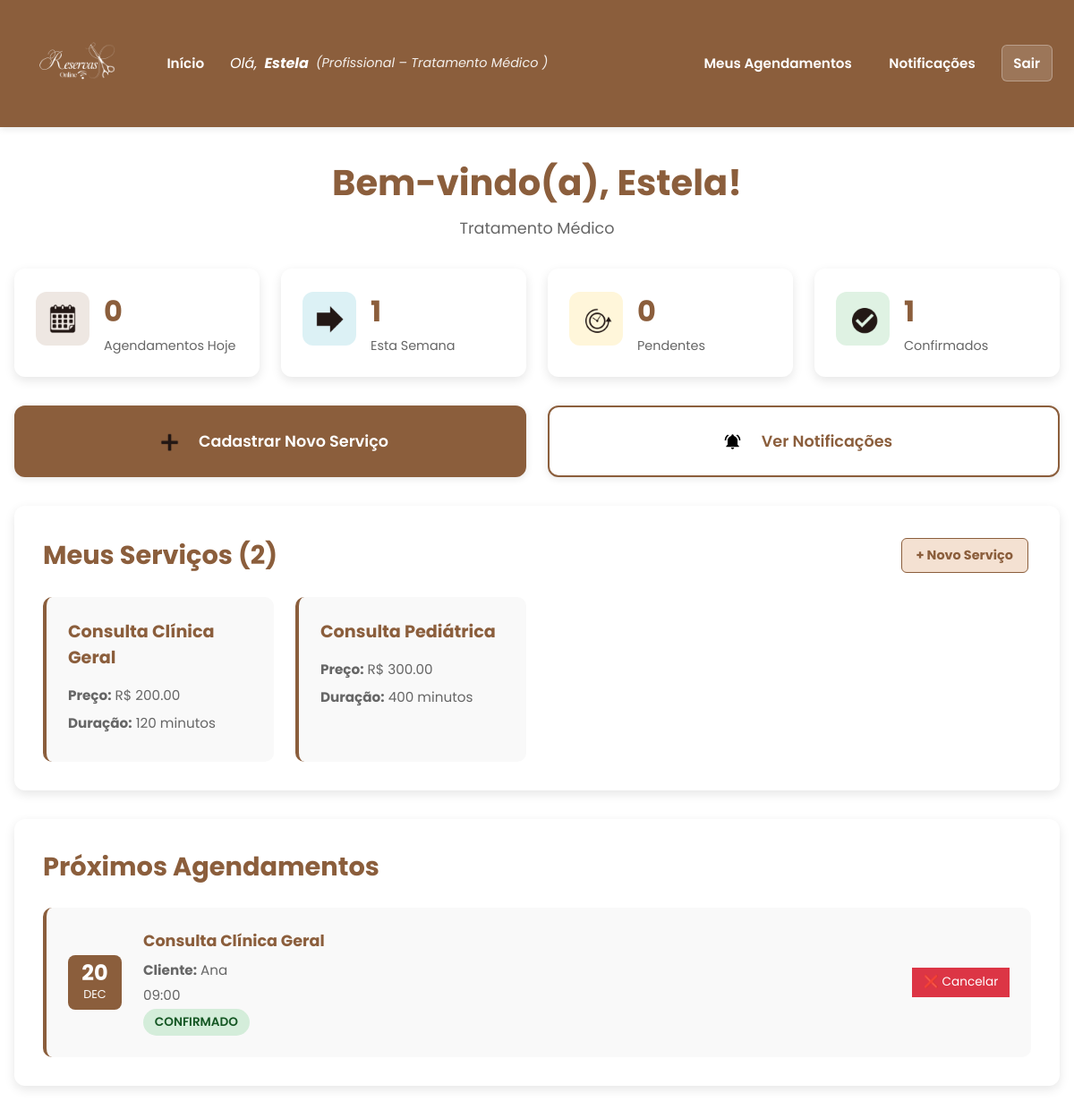
Screenshot of /dashboard_profissional (signed in) with the database file from the repository.
### models.py (models this page shows)
class User(db.Model):
    __tablename__ = 'tb_usuarios'
    id = db.Column('usu_id', db.Integer, primary_key=True)
    nome = db.Column('usu_nome', db.String(200), nullable=False)
    email = db.Column('usu_email', db.String(200), unique=True, nullable=False)
    senha_hash = db.Column('usu_senha', db.String(200), nullable=False)
    perfil = db.Column(
        'usu_tipo',
        db.Enum('cliente', 'profissional', 'admin', name='perfil_enum'),
        nullable=False,
        default='cliente'
    )
    is_ativo = db.Column('usu_ativo', db.Boolean, nullable=False, default=True)
    cliente = db.relationship(
        'Cliente',
        uselist=False,
        back_populates='user',
        cascade='all, delete-orphan'
    )
    profissional = db.relationship(
        'Profissional',
        uselist=False,
        back_populates='user',
        cascade='all, delete-orphan'
    )
    administrador = db.relationship(
        'Administrador',
        uselist=False,
        back_populates='user',
        cascade='all, delete-orphan'
    )
    notificacoes = db.relationship(
        'Notificacao',
        back_populates='user',
        cascade='all, delete-orphan'
    )

class Profissional(db.Model):
    __tablename__ = 'tb_profissionais'
    id = db.Column('pro_id', db.Integer, primary_key=True)
    user_id = db.Column(
        'pro_usu_id',
        db.Integer,
        db.ForeignKey('tb_usuarios.usu_id'),
        unique=True
    )
    contato = db.Column('pro_contato', db.String(200))
    especialidades = db.Column('pro_especialidades', db.String(500))
    foto_perfil = db.Column('pro_foto_perfil', db.String(100))
    status = db.Column(
        'pro_status',
        db.Enum('pendente', 'aprovado', 'reprovado', name='status_prof_enum'),
        nullable=False,
        default='pendente'
    )
    user = db.relationship('User', back_populates='profissional')
    servicos = db.relationship(
        'Servico',
        back_populates='profissional',
        cascade='all, delete-orphan'
    )
    agendamentos = db.relationship(
        'Agendamento',
        back_populates='profissional',
        cascade='all, delete-orphan'
    )

class Servico(db.Model):
    __tablename__ = 'tb_servicos'
    id = db.Column('ser_id', db.Integer, primary_key=True)
    nome = db.Column('ser_nome', db.String(200), nullable=False)
    duracao_min = db.Column('ser_duracao', db.Integer, nullable=False, default=30)
    preco = db.Column('ser_preco', db.Float, nullable=True)
    profissional_id = db.Column(
        'ser_pro_id',
        db.Integer,
        db.ForeignKey('tb_profissionais.pro_id')
    )
    profissional = db.relationship('Profissional', back_populates='servicos')

class Agendamento(db.Model):
    __tablename__ = 'tb_agendamentos'
    id = db.Column('age_id', db.Integer, primary_key=True)
    cliente_id = db.Column(
        'age_cli_id',
        db.Integer,
        db.ForeignKey('tb_clientes.cli_id')
    )
    profissional_id = db.Column(
        'age_pro_id',
        db.Integer,
        db.ForeignKey('tb_profissionais.pro_id')
    )
    servico_id = db.Column(
        'age_ser_id',
        db.Integer,
        db.ForeignKey('tb_servicos.ser_id')
    )
    data_hora = db.Column('age_data_hora', db.DateTime, nullable=False)
    status = db.Column(
        'age_status',
        db.Enum('pendente', 'confirmado', 'cancelado', name='status_enum'),
        default='pendente',
        nullable=False
    )
    criado_em = db.Column('age_criacao', db.DateTime, default=datetime.utcnow)
    cliente = db.relationship('Cliente', back_populates='agendamentos')
    profissional = db.relationship('Profissional', back_populates='agendamentos')
    servico = db.relationship('Servico')

### app.py (the view)
@app.route('/dashboard_profissional')
@exige_login
def dashboard_profissional():
    u = current_user()
    if u.perfil != 'profissional':
        return redirect(url_for('index'))
    prof = u.profissional
    ags = Agendamento.query.filter_by(profissional_id=prof.id).order_by(Agendamento.data_hora.desc()).all()
    agora = datetime.now()
    hoje = datetime.now().date()
    agendamentos_hoje = [a for a in ags if a.data_hora.date() == hoje and a.status != 'cancelado']
    agendamentos_semana = [
        a for a in ags
        if a.data_hora.date() >= hoje and a.data_hora.date() <= hoje + timedelta(days=7)
        and a.status != 'cancelado'
    ]
    pendentes = [a for a in ags if a.status == 'pendente']
    confirmados = [a for a in ags if a.status == 'confirmado']
    proximos = [a for a in ags if a.data_hora > agora and a.status != 'cancelado'][:5]
    return render_template(
        'dashboard_profissional.html',
        user=u,
        agendamentos=ags,
        agendamentos_hoje=len(agendamentos_hoje),
        agendamentos_semana=len(agendamentos_semana),
        pendentes=len(pendentes),
        confirmados=len(confirmados),
        proximos=proximos,
        total_servicos=len(prof.servicos)
    )

### app.py (called while the page is built)
def current_user():
    uid = session.get('user_id')
    if not uid:
        return None
    return User.query.get(uid)

def exige_login(func):
    from functools import wraps
    @wraps(func)
    def wrapper(*args, **kwargs):
        if not current_user():
            return redirect(url_for('index'))
        return func(*args, **kwargs)
    return wrapper

### templates/dashboard_profissional.html (shortened to what this page needs)
{% extends "base.html" %}
{% block content %}
  <link rel="stylesheet" href="{{ url_for('static', filename='css/dashboard.css') }}">
  <div class="container dashboard-container">
    <div class="dashboard-header">
      <h1>Bem-vindo(a), {{ user.nome }}!</h1>
      <p class="dashboard-subtitle">{{ user.profissional.especialidades }}</p>
    </div>
    <div class="stats-grid">
      <div class="stat-card stat-primary">
        <div class="stat-icon">
          <img src="{{ url_for('static', filename='imgs/agendamentos.png') }}" alt="Agendamentos">
        </div>
        <div class="stat-content">
          <h3>{{ agendamentos_hoje }}</h3>
          <p>Agendamentos Hoje</p>
        </div>
      </div>
      <div class="stat-card stat-info">
        <div class="stat-icon">
          <img src="{{ url_for('static', filename='imgs/proximos.png') }}" alt="Próximos">
        </div>
        <div class="stat-content">
          <h3>{{ agendamentos_semana }}</h3>
          <p>Esta Semana</p>
        </div>
      </div>
      <div class="stat-card stat-warning">
        <div class="stat-icon">
          <img src="{{ url_for('static', filename='imgs/pendentes.png') }}" alt="Pendentes">
        </div>
        <div class="stat-content">
          <h3>{{ pendentes }}</h3>
          <p>Pendentes</p>
        </div>
      </div>
      <div class="stat-card stat-success">
        <div class="stat-icon">
          <img src="{{ url_for('static', filename='imgs/confirmados.png') }}" alt="Confirmados">
        </div>
        <div class="stat-content">
          <h3>{{ confirmados }}</h3>
          <p>Confirmados</p>
        </div>
      </div>
    </div>
    <div class="quick-actions">
      <a href="{{ url_for('register_servico') }}" class="action-btn action-primary">
        <span class="action-icon">
          <img src="{{ url_for('static', filename='imgs/adicionar.png') }}" alt="Adicionar">
        </span>
        <span class="action-text">Cadastrar Novo Serviço</span>
      </a>
      <a href="{{ url_for('notificacoes') }}" class="action-btn action-secondary">
        <span class="action-icon">
          <img src="{{ url_for('static', filename='imgs/not.png') }}" alt="Notificações">
        </span>
        <span class="action-text">Ver Notificações</span>
      </a>
    </div>
    <div class="services-section">
      <div class="section-header">
        <h2>Meus Serviços ({{ total_servicos }})</h2>
        <a href="{{ url_for('register_servico') }}" class="btn btn-secundario">+ Novo Serviço</a>
      </div>
      {% if user.profissional.servicos %}
      <div class="services-grid">
        {% for servico in user.profissional.servicos %}
        <div class="service-card">
          <h3>{{ servico.nome }}</h3>
          <div class="service-details">
            <p>
              <strong>Preço:</strong>
              R$ {{ "%.2f"|format(servico.preco) if servico.preco else "Não informado" }}
            </p>
            <p><strong>Duração:</strong> {{ servico.duracao_min }} minutos</p>
          </div>
        </div>
        {% endfor %}
      </div>
      {% else %}
      <div class="empty-state">
        <p>Você ainda não cadastrou serviços.</p>
        <a href="{{ url_for('register_servico') }}" class="btn">Cadastrar Primeiro Serviço</a>
      </div>
      {% endif %}
    </div>
    {% if proximos %}
    <div class="recent-appointments">
      <h2>Próximos Agendamentos</h2>
      <div class="appointments-list">
        {% for ag in proximos %}
        <div class="appointment-item">
          <div class="appointment-date">
            <span class="date-day">{{ ag.data_hora.strftime('%d') }}</span>
            <span class="date-month">{{ ag.data_hora.strftime('%b') }}</span>
          </div>
          <div class="appointment-details-item">
            <h4>{{ ag.servico.nome }}</h4>
            <p><strong>Cliente:</strong> {{ ag.cliente.user.nome }}</p>
            <p>{{ ag.data_hora.strftime('%H:%M') }}</p>
            <span class="status-badge status-{{ ag.status }}">{{ ag.status|capitalize }}</span>
          </div>
          <div class="appointment-actions-item">
            {% if ag.status == 'pendente' %}
              <a href="{{ url_for('confirmar_agendamento', ag_id=ag.id) }}" class="btn-small btn-success">✅ Confirmar</a>
              <a href="{{ url_for('cancelar_agendamento', ag_id=ag.id) }}" class="btn-small btn-danger">❌ Cancelar</a>
            {% elif ag.status == 'confirmado' %}
              <a href="{{ url_for('cancelar_agendamento', ag_id=ag.id) }}" class="btn-small btn-danger">❌ Cancelar</a>
            {% endif %}
          </div>
        </div>
        {% endfor %}
      </div>
    </div>
    {% else %}
    <div class="empty-state">
      <p>Você não possui agendamentos próximos.</p>
    </div>
    {% endif %}
  </div>
{% endblock %}

### templates/base.html (shortened to what this page needs)
<!doctype html>
<html lang="pt-BR">
<head>
    <link rel="stylesheet" href="{{ url_for('static', filename='css/style.css') }}">
</head>
<body>
    <header>
        <div class="nav">
            <div class="nav-logo">
                <a href="{{ url_for('index') }}" class="logo-link">
                    <img src="{{ url_for('static', filename='imgs/Logo 1.png') }}" alt="Logo" class="logo-img">
                </a>
            </div>
            <div class="nav-links">
                <a href="{{ url_for('index') }}">Início</a>
                {% if user %}
                    <span class="user-info">
                        Olá, <strong>{{ user.nome }}</strong>
                        <span class="user-role">({{ user.perfil|capitalize }}
                        {% if user.perfil == 'profissional' %}
                            – {{ user.profissional.especialidades }}
                        {% endif %})</span>
                    </span>
                    {% if user.perfil == 'cliente' %}
                        <a href="{{ url_for('minhas_reservas') }}">Minhas Reservas</a>
                    {% elif user.perfil == 'profissional' %}
                        <a href="{{ url_for('dashboard_profissional') }}">Meus Agendamentos</a>
                    {% elif user.perfil == 'admin' %}
                        <a href="{{ url_for('dashboard_admin') }}">Painel Geral</a>
                        <a href="{{ url_for('painel_usuarios') }}">Gerenciar Usuários</a>
                    {% endif %}
                    <a href="{{ url_for('notificacoes') }}">Notificações</a>
                    <a href="{{ url_for('logout') }}" class="logout-btn">Sair</a>
                {% endif %}
            </div>
        </div>
    </header>
    <main>
        {% block content %}{% endblock %}
    </main>
</body>
</html>

### static/css/style.css (style rules this page uses)
* { margin: 0; padding: 0; box-sizing: border-box; }
:root { --cor-primaria: #8B5E3C; --cor-secundaria: #F4E1D2; --cor-destaque: #FF6B35; --cor-fundo: #f9f7f6; --cor-texto: #333; --cor-sucesso: #d4edda; --cor-perigo: #f8d7da; --cor-aviso: #fff3cd; --cor-info: #d1ecf1; }
body { font-family: 'Poppins'; color: var(--cor-texto); min-height: 100vh; background-image: url('../imgs/plano_de_fundo.jpg'); background-repeat: no-repeat; background-size: cover; background-position: center; background-attachment: fixed; }
.container { max-width: 1000px; margin: 2rem auto; padding: 1rem; }
.nav { background: var(--cor-primaria); color: #fff; padding: 0.8rem 1.5rem; display: flex; gap: 1.5rem; align-items: center; justify-content: space-between; box-shadow: 0 2px 8px rgba(0,0,0,0.1); }
.nav-logo { display: flex; align-items: center; }
.logo-link { display: flex; align-items: center; text-decoration: none; transition: transform 0.3s ease; outline: none; }
.logo-link, .logo-link:hover, .logo-link:focus, .logo-link:active { background: transparent !important; outline: none; box-shadow: none !important; }
.logo-img { background-color: transparent; max-height: 100px; width: auto; object-fit: contain; filter: brightness(0) invert(1); image-rendering: auto; }
.nav-links { display: flex; gap: 1rem; align-items: center; flex-wrap: wrap; flex: 1; justify-content: flex-end; }
.nav a { color: #fff; text-decoration: none; font-weight: 600; padding: 0.5rem 0.8rem; border-radius: 6px; transition: background 0.3s; font-size: 0.95rem; }
.nav .user-info { margin-right: auto; font-style: italic; display: flex; align-items: center; gap: 0.5rem; flex-wrap: wrap; }
.nav .user-info strong { font-weight: 700; color: #fff; }
.nav .user-role { font-size: 0.9rem; opacity: 0.9; }
.nav .logout-btn { background: rgba(255, 255, 255, 0.15); border: 1px solid rgba(255, 255, 255, 0.3); }
button, .btn { background: var(--cor-primaria); color: #fff; border: none; padding: 0.8rem 1.2rem; border-radius: 8px; font-size: 1rem; font-weight: bold; cursor: pointer; transition: transform 0.2s, background 0.3s; }
.btn { display: inline-block; padding: 0.5rem 1rem; border-radius: 6px; margin: 0.2rem; font-size: 0.9rem; cursor: pointer; transition: 0.2s; }
.btn-secundario { background: var(--cor-secundaria); color: var(--cor-primaria); border: 1px solid var(--cor-primaria); }
.btn-danger { background: #dc3545; color: #fff; }
h1, h2, h3 { color: var(--cor-primaria); margin-bottom: 1rem; }
a { text-decoration: none; color: #0066cc; }

### rows the page displays
User: nome "Estela", perfil "Profissional"
Profissional: profissional.especialidades "Tratamento Médico"
Servico: nome "Consulta Clínica Geral", ser_preco "200.00", duracao_min "120"
Servico: nome "Consulta Pediátrica", ser_preco "300.00", duracao_min "400"
Agendamento: data_hora "20", data_hora "DEC", servico.nome "Consulta Clínica Geral", cliente.user.nome "Ana", data_hora "09:00", status "CONFIRMADO"

### other values shown
{{ agendamentos_hoje }} "0"
{{ agendamentos_semana }} "1"
{{ pendentes }} "0"
{{ confirmados }} "1"
{{ total_servicos }} "2"
